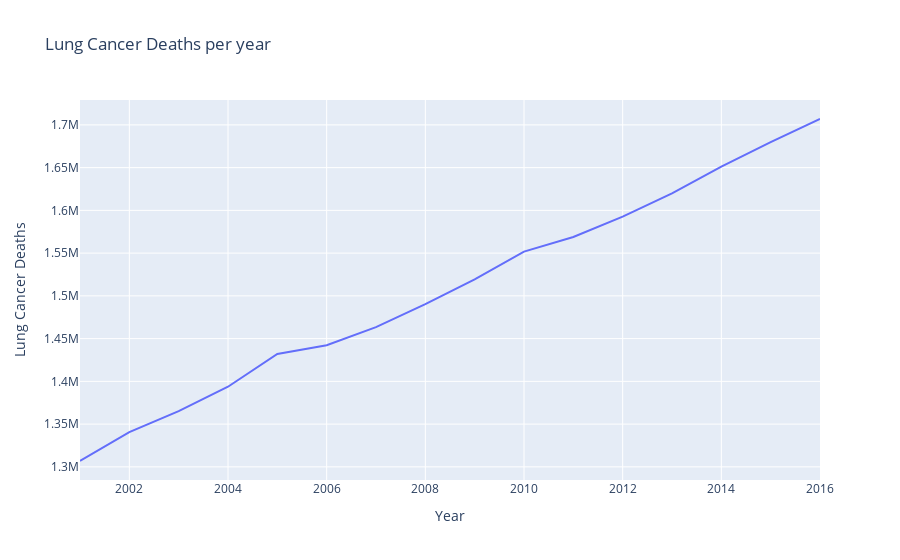

The notebook cell this image was saved under:
### Markdown cell above
You can also plot the data using static visualizations, such as the [seaborn](https://seaborn.pydata.org/#) library.

### Code cell
#graph for cancer years. 
country = 'World'  # Replace with the desired country code
country_data = cancer_df[(cancer_df['Country'] == country) & (cancer_df['Year'] >= 2001)]

# Extract the Year and Liver cancer columns
year_lung_cancer = country_data[['Year', "Tracheal, bronchus, and lung cancer "]]

# Create a plot using Plotly
fig = px.line(year_lung_cancer, x='Year', y="Tracheal, bronchus, and lung cancer ", title='Lung Cancer Deaths per year')
fig.update_layout(xaxis_title='Year', yaxis_title='Lung Cancer Deaths')

# Show the plot
fig.show()

### Figure 1 — Plotly figure (JSON) as saved in the notebook; plotly's stock layout.template omitted (floating-point values rounded to 4 significant figures)
{"data": [{"hovertemplate": "Year=%{x}<br>Tracheal, bronchus, and lung cancer =%{y}<extra></extra>", "legendgroup": "", "line": {"color": "#636efa", "dash": "solid"}, "marker": {"symbol": "circle"}, "mode": "lines", "name": "", "orientation": "v", "showlegend": false, "type": "scatter", "x": [2001, 2002, 2003, 2004, 2005, 2006, 2007, 2008, 2009, 2010, 2011, 2012, 2013, 2014, 2015, 2016], "xaxis": "x", "y": [1307000.0, 1341000.0, 1365000.0, 1394000.0, 1432000.0, 1442000.0, 1463000.0, 1490000.0, 1519000.0, 1552000.0, 1569000.0, 1593000.0, 1620000.0, 1651000.0, 1680000.0, 1707000.0], "yaxis": "y"}], "layout": {"autosize": true, "legend": {"tracegroupgap": 0}, "title": {"text": "Lung Cancer Deaths per year"}, "xaxis": {"anchor": "y", "autorange": true, "domain": [0, 1], "range": [2001, 2016], "title": {"text": "Year"}, "type": "linear"}, "yaxis": {"anchor": "x", "autorange": true, "domain": [0, 1], "range": [1285000.0, 1729000.0], "title": {"text": "Lung Cancer Deaths"}, "type": "linear"}}}
